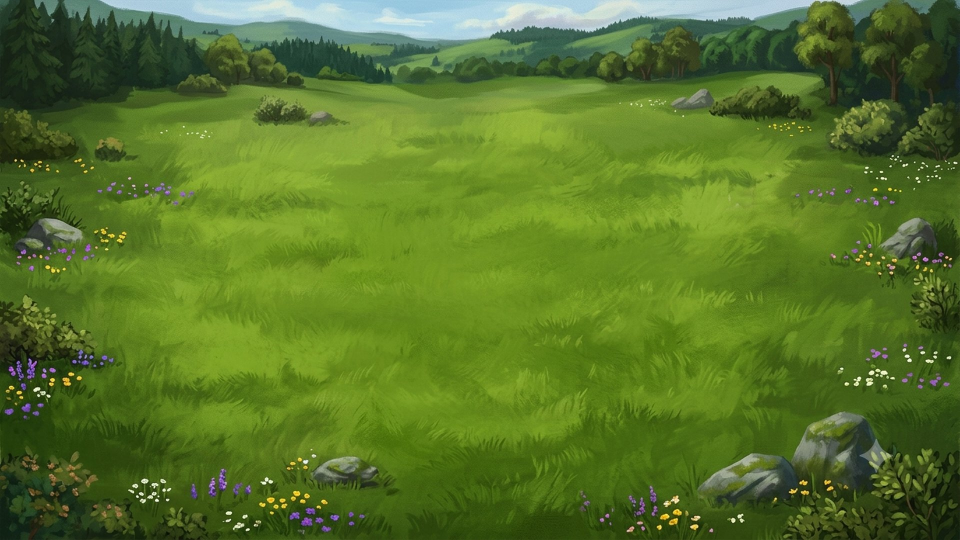
#> input picture assets/backgrounds/combat-grass.jpg, 1920 x 1080 px (shown at 1/2 size)
$ python gen_siege_scene.py
#> lines starting #> are read from the running program, lines starting #| are printed output that depends on the picture
#!/usr/bin/env python3
"""
gen_siege_scene.py — Scène de siège PEINTE composée depuis la matière peinte
existante (refonte visuelle du siège, plan `.claude/plans/siege-visual-overhaul.md`).

Principe (racine R1 de l'audit) : la SCÈNE possède l'image, la grille s'y pose.
Le script compose hors-ligne, à partir des assets peints du staging (tuiles
gouache, `combat-water.jpg`, `siege-curtain/gate/tower.png`, `town-<id>.jpg`) :

1. `assets/combat/siege-scene[-<factionId>].jpg` — le SOL complet du champ de
   bataille en un seul tableau cohérent : prairie piétinée, boue d'approche,
   douve creusée (colonne moteur 10), cour intérieure, ville de la faction
   assiégée estompée à droite. AUCUN mur dedans (le rempart est dynamique).
2. `assets/combat/siege-piece-wall[-cracked|-razed].png` — la pièce de rempart
   d'UNE rangée (période verticale = pas de rangée ⇒ empilement sans couture),
   en 3 états mappés sur `siegeWallHp`. Composée depuis `siege-curtain.png`.
3. `assets/layouts/siege-scene.json` — géométrie de calage consommée par le
   client (origine de la scène, ancres des pièces/porte/tours, en "board px").

Géométrie board-space = celle du client (`render/hexgrid.ts`) : HEX_SIZE=36,
ISO_SQUASH=0.68, offset odd-r ⇒ x=62.354·(col+0.5·(row%2)), y=36.72·row.
Constantes moteur (`engine/combat/setup.ts`) : mur col 11, douve col 10,
porte rangées 4–5, plateau 15×10. Déterministe : random.Random(SEED) — re-run
⇒ octets identiques. Rendu interne à 2× puis JPEG/PNG.

Usage : python3 tools/assets/gen_siege_scene.py
"""

from __future__ import annotations

import json
import math
import random
from pathlib import Path

import numpy as np
from PIL import Image, ImageChops, ImageDraw, ImageEnhance, ImageFilter

ROOT = Path(__file__).resolve().parents[2]
ASSETS = ROOT / "assets"
OUT_COMBAT = ASSETS / "combat"
OUT_LAYOUT = ASSETS / "layouts"

SEED = 42

# --- Géométrie board-space (miroir de render/hexgrid.ts + engine/combat) ---
HEX = 36.0
SQUASH = 0.68
HEX_W = HEX * math.sqrt(3.0)  # 62.3538
Y_STEP = HEX * 1.5 * SQUASH  # 36.72
COLS, ROWS = 15, 10
WALL_COL, MOAT_COL = 11, 10
GATE_ROWS = (4, 5)

S = 2  # résolution de rendu (px / board px)


def cx(col: float, row: float) -> float:
    """Centre x board-space (odd-r) ; row fractionnaire ⇒ offset moyen 0.25."""
    if row == int(row):
        off = 0.5 if int(row) % 2 else 0.0
    else:
        off = 0.25
    return HEX_W * (col + off)


def cy(row: float) -> float:
    return Y_STEP * row


WALL_X = cx(WALL_COL, 0.5)  # x lissé de la colonne de murs (701.5)
MOAT_X = cx(MOAT_COL, 0.5)  # x lissé de la douve (639.1)
GATE_Y = (cy(GATE_ROWS[0]) + cy(GATE_ROWS[1])) / 2  # 165.2

# Rect de la scène (board-space) : plateau + marges de décor.
SCENE_X0, SCENE_X1 = -186.0, 1180.0
SCENE_Y0, SCENE_Y1 = -202.0, 486.0
SCENE_W, SCENE_H = SCENE_X1 - SCENE_X0, SCENE_Y1 - SCENE_Y0  # 1366 × 688

# Bandes de composition (board-space).
COURT_X0 = WALL_X + 16  # cour intérieure à l'est du mur
CITY_X0 = 962.0  # la ville commence après la colonne défenseur (col 14 ≈ 935)
MOAT_HALF = 27.0  # demi-largeur du chenal de douve
MUD_X0, MUD_X1 = 500.0, WALL_X - 26  # bande d'approche piétinée

# Pièces de rempart : voir le KIT DE FORTIFICATION PROCÉDURAL plus bas
# (WALL_H, GATE_WALL_H, TOWER_H_BP… — un seul langage pour tout le vertical).


def img_px(v: float) -> int:
    return int(round(v * S))


def to_img(x: float, y: float) -> tuple[int, int]:
    return img_px(x - SCENE_X0), img_px(y - SCENE_Y0)


# --- Bruit lisse déterministe (grands aplats de lumière peints) ---


def smooth_noise(rng: random.Random, w: int, h: int, cells: int, blur: float) -> np.ndarray:
    grid = np.array([[rng.random() for _ in range(cells)] for _ in range(cells)], dtype=np.float32)
    im = Image.fromarray((grid * 255).astype(np.uint8), "L").resize((w, h), Image.BICUBIC)
    im = im.filter(ImageFilter.GaussianBlur(blur))
    return np.asarray(im, dtype=np.float32) / 255.0


# --- Sol : toiles de combat PEINTES réutilisées (cohérence garantie) ---


def cover_resize(im: Image.Image, size: tuple[int, int]) -> Image.Image:
    """Redimensionne en « cover » (remplit `size`, recadre le débord, centré)."""
#> called with size = (2732, 1376)
    w, h = size
#> w = 2732; h = 1376
    scale = max(w / im.width, h / im.height)
#> scale = 1.42
    r = im.resize((int(im.width * scale + 0.5), int(im.height * scale + 0.5)), Image.LANCZOS)
    x0 = (r.width - w) // 2
#> x0 = 0
    y0 = (r.height - h) // 2
#> y0 = 80
    return r.crop((x0, y0, x0 + w, y0 + h))


def luminance_paint(rng: random.Random, im: Image.Image, lo: float, hi: float) -> Image.Image:
    """Nappe de lumière lisse multiplicative (nuages/usure) — casse la répétition."""
#> called with lo = 0.88, hi = 1.06
    n = smooth_noise(rng, im.width, im.height, 14, blur=40 * S)
    arr = np.asarray(im, dtype=np.float32)
    mult = (lo + (hi - lo) * n)[..., None]
    return Image.fromarray(np.clip(arr * mult, 0, 255).astype(np.uint8), "RGB")
#> returned value: PIL image 2732x1376 RGB


def blend_mask(base: Image.Image, top: Image.Image, mask: np.ndarray) -> Image.Image:
    m = Image.fromarray(np.clip(mask * 255, 0, 255).astype(np.uint8), "L")
    out = base.copy()
    out.paste(top, (0, 0), m)
    return out


def band_mask(w: int, h: int, x0: float, x1: float, feather: float) -> np.ndarray:
    """Masque vertical [x0,x1] board-space, bords adoucis."""
    xs = np.arange(w, dtype=np.float32) / S + SCENE_X0
    m = np.clip((xs - x0) / feather, 0, 1) * np.clip((x1 - xs) / feather, 0, 1)
    return np.tile(m, (h, 1))


def build_ground(rng: random.Random) -> Image.Image:
    size = (img_px(SCENE_W), img_px(SCENE_H))
    w, h = size

    # 1. Prairie : la toile de combat PEINTE existante (même gouache que les
    #    combats de plaine ⇒ cohérence garantie), en « cover » sur la scène.
    grass = cover_resize(Image.open(ASSETS / "backgrounds" / "combat-grass.jpg").convert("RGB"), size)
    grass = luminance_paint(rng, grass, 0.88, 1.06)

    # 2. Cour intérieure : la toile de terre battue peinte (partie basse — le
    #    haut de la toile porte un muret en ruine qui jurerait), refroidie/
    #    assombrie, de l'est du mur jusqu'à la ville. Raccord SOUS le rempart.
    dirt_src = Image.open(ASSETS / "backgrounds" / "combat-dirt.jpg").convert("RGB")
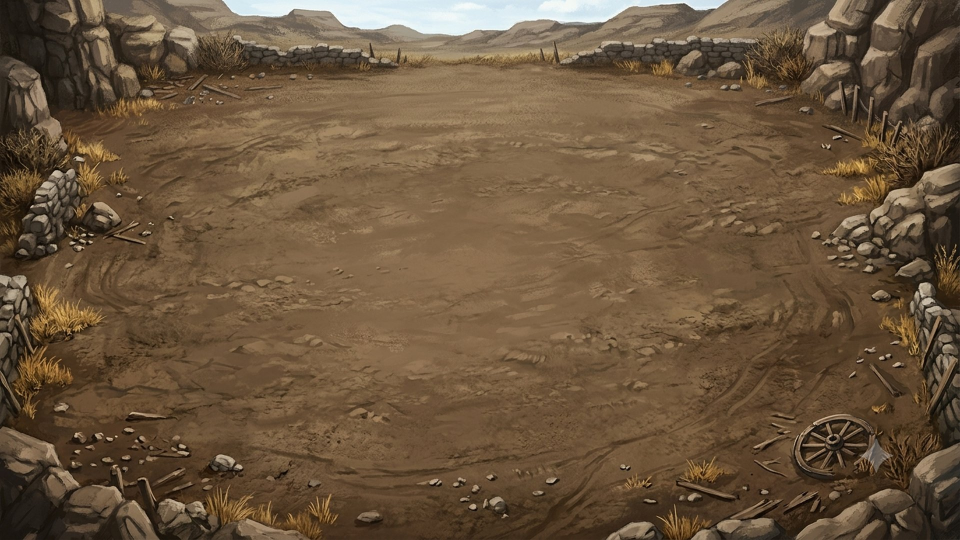
#> input picture assets/backgrounds/combat-dirt.jpg, 1920 x 1080 px (shown at 1/2 size)
#> dirt_src is the input picture: PIL image 1920x1080 RGB; mean R, G, B 107.3, 85.8, 61.8
    dirt_src = dirt_src.crop((0, int(dirt_src.height * 0.28), dirt_src.width, dirt_src.height))
#> dirt_src: PIL image 1920x778 RGB
    court = cover_resize(dirt_src, size)
    court = ImageEnhance.Brightness(ImageEnhance.Color(court).enhance(0.7)).enhance(0.82)
    # Frontière herbe→cour entièrement SOUS la face du rempart (44 bp centrés
    # sur WALL_X) : aucun liseré d'herbe visible au pied du mur.
    court_m = band_mask(w, h, WALL_X - 14, SCENE_X1 + 50, feather=12.0)
    ground = blend_mask(grass, court, court_m * 0.96)

    # Esplanade PAVÉE bakée sur toute la bande de ville (du mur jusqu'à la
    # cité) : le sol côté ville est continu — les tuiles hex par case posées
    # par le client s'y fondent au lieu de flotter sur la terre nue.
    cobbles = paint_cobbles(rng, w, h)
    esplanade_m = band_mask(w, h, WALL_X + 6, SCENE_X1 + 50, feather=14.0)
    ground = blend_mask(ground, cobbles, esplanade_m * 0.8)

    # 3. Boue d'approche : lavis brun translucide (le grain peint de la prairie
    #    transparaît = herbe piétinée), renforcé de flaques organiques + chemin
    #    de terre incurvé vers la porte.
    noise = smooth_noise(rng, w, h, 18, blur=18 * S)
#> call 3 of smooth_noise, with w = 2732, h = 1376, cells = 18, blur = 36
#> in smooth_noise (call 3), `im = im.filter(ImageFilter.GaussianBlur(blur))`:
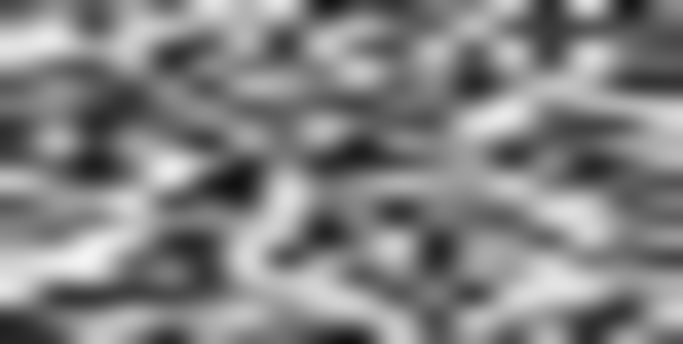
#> im: PIL image 2732x1376 L (shown at 1/4 size); min 15, max 244, mean 129.2
    approach = band_mask(w, h, MUD_X0, MUD_X1, feather=80.0) * (0.30 + 0.70 * noise)
    ys = (np.arange(h, dtype=np.float32) / S + SCENE_Y0)[:, None]
    xs = (np.arange(w, dtype=np.float32) / S + SCENE_X0)[None, :]
    road_y = GATE_Y + 14.0 + 26.0 * np.sin((xs - SCENE_X0) / 260.0 + 0.6)
    road = np.clip(1 - np.abs(ys - road_y) / 26.0, 0, 1) ** 1.3 * np.clip((MUD_X1 + 16 - xs) / 60.0, 0, 1)
    road *= 0.45 + 0.55 * noise  # chemin marbré, pas une bande dure
    mud_mask = np.clip(approach * 0.55 + road * 0.7, 0, 1)
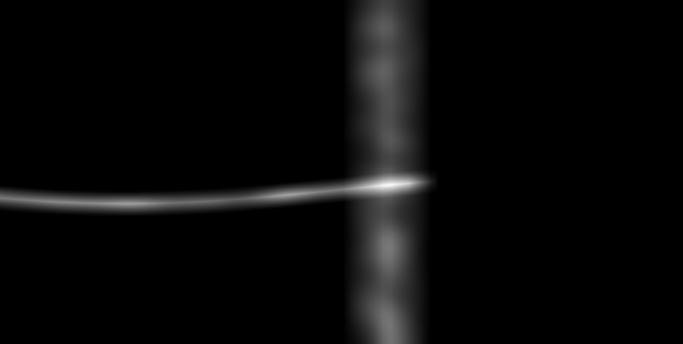
#> mud_mask: shape (1376, 2732) float32 (shown at 1/4 size); min 0, max 0.99, mean 0.0349
    mud_tone = Image.new("RGB", size, (104, 88, 62))
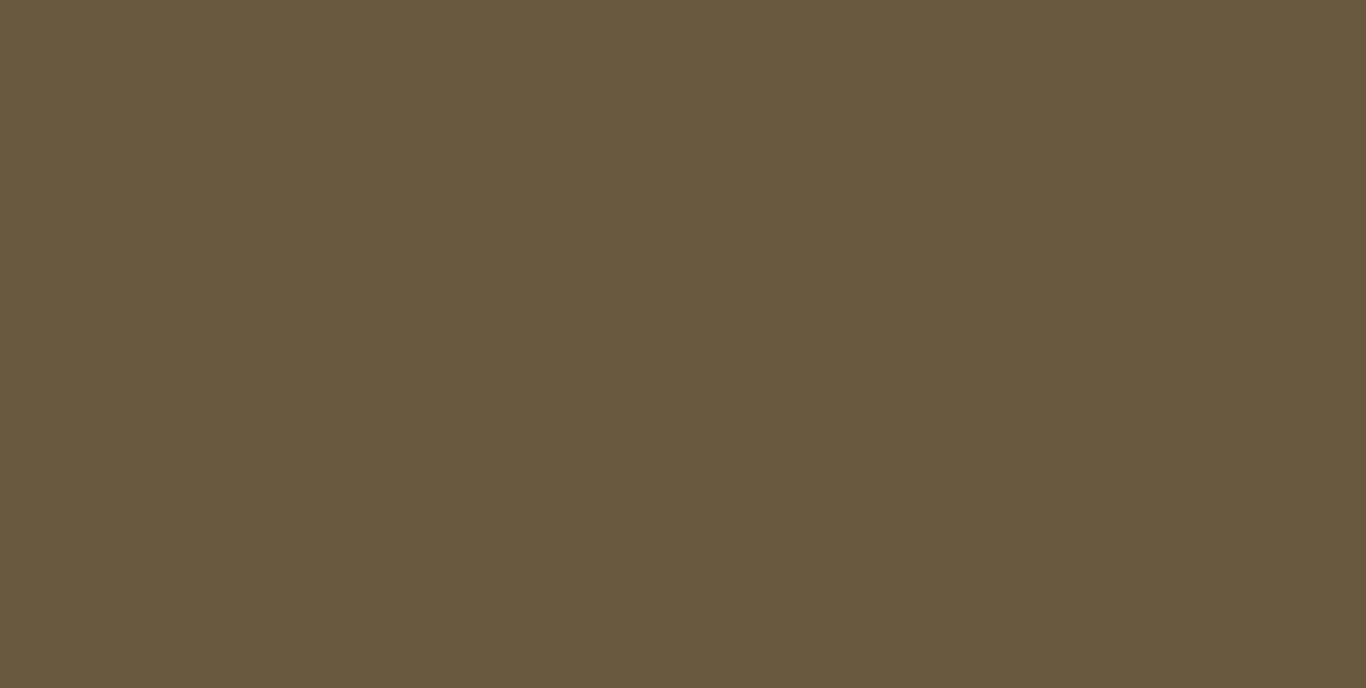
#> mud_tone: PIL image 2732x1376 RGB (shown at 1/2 size); mean R, G, B 104, 88, 62
    mud_tone = luminance_paint(rng, mud_tone, 0.8, 1.15)
#> (the rest of the program and of its run is left out)
